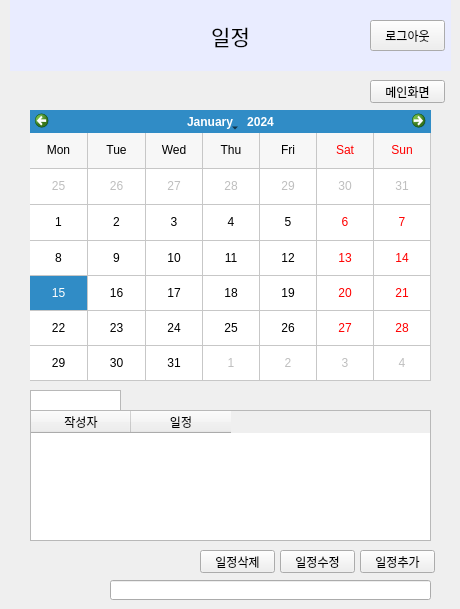
   <widget class="QWidget" name="schedule_page">
    <widget class="QLabel" name="HRDheader_schedule">
     <property name="geometry">
      <rect>
       <x>10</x>
       <y>0</y>
       <width>441</width>
       <height>71</height>
      </rect>
     </property>
     <property name="font">
      <font>
       <family>맑은 고딕</family>
       <pointsize>16</pointsize>
      </font>
     </property>
     <property name="styleSheet">
      <string notr="true">QLabel {
background-color: rgb(233, 236, 255);
}</string>
     </property>
     <property name="text">
      <string>일정</string>
     </property>
     <property name="alignment">
      <set>Qt::AlignCenter</set>
     </property>
    </widget>
    <widget class="QPushButton" name="btn_addSchedule">
     <property name="geometry">
      <rect>
       <x>360</x>
       <y>550</y>
       <width>75</width>
       <height>23</height>
      </rect>
     </property>
     <property name="text">
      <string>일정추가</string>
     </property>
    </widget>
    <widget class="QPushButton" name="btn_chagneSchedule">
     <property name="geometry">
      <rect>
       <x>280</x>
       <y>550</y>
       <width>75</width>
       <height>23</height>
      </rect>
     </property>
     <property name="text">
      <string>일정수정</string>
     </property>
    </widget>
    <widget class="QCalendarWidget" name="cw_schedule">
     <property name="geometry">
      <rect>
       <x>30</x>
       <y>110</y>
       <width>401</width>
       <height>271</height>
      </rect>
     </property>
     <property name="gridVisible">
      <bool>true</bool>
     </property>
     <property name="verticalHeaderFormat">
      <enum>QCalendarWidget::NoVerticalHeader</enum>
     </property>
     <property name="navigationBarVisible">
      <bool>true</bool>
     </property>
     <property name="dateEditEnabled">
      <bool>true</bool>
     </property>
    </widget>
    <widget class="QLineEdit" name="led_addSchedule">
     <property name="geometry">
      <rect>
       <x>110</x>
       <y>580</y>
       <width>321</width>
       <height>20</height>
      </rect>
     </property>
     <property name="alignment">
      <set>Qt::AlignRight|Qt::AlignTrailing|Qt::AlignVCenter</set>
     </property>
    </widget>
    <widget class="QPushButton" name="btn_deleteSchedule">
     <property name="geometry">
      <rect>
       <x>200</x>
       <y>550</y>
       <width>75</width>
       <height>23</height>
      </rect>
     </property>
     <property name="text">
      <string>일정삭제</string>
     </property>
    </widget>
    <widget class="QPushButton" name="btn_moveAttandance">
     <property name="geometry">
      <rect>
       <x>370</x>
       <y>80</y>
       <width>75</width>
       <height>23</height>
      </rect>
     </property>
     <property name="text">
      <string>메인화면</string>
     </property>
    </widget>
    <widget class="QPushButton" name="btn_Logout3">
     <property name="geometry">
      <rect>
       <x>370</x>
       <y>20</y>
       <width>75</width>
       <height>31</height>
      </rect>
     </property>
     <property name="font">
      <font>
       <family>맑은 고딕</family>
      </font>
     </property>
     <property name="text">
      <string>로그아웃</string>
     </property>
    </widget>
    <widget class="QTextBrowser" name="tb_selectDate">
     <property name="geometry">
      <rect>
       <x>30</x>
       <y>390</y>
       <width>91</width>
       <height>21</height>
      </rect>
     </property>
     <property name="verticalScrollBarPolicy">
      <enum>Qt::ScrollBarAlwaysOff</enum>
     </property>
    </widget>
    <widget class="QTableWidget" name="tw_schedule">
     <property name="geometry">
      <rect>
       <x>30</x>
       <y>410</y>
       <width>401</width>
       <height>131</height>
      </rect>
     </property>
     <property name="autoScrollMargin">
      <number>15</number>
     </property>
     <property name="editTriggers">
      <set>QAbstractItemView::NoEditTriggers</set>
     </property>
     <property name="alternatingRowColors">
      <bool>true</bool>
     </property>
     <property name="selectionMode">
      <enum>QAbstractItemView::SingleSelection</enum>
     </property>
     <property name="selectionBehavior">
      <enum>QAbstractItemView::SelectRows</enum>
     </property>
     <property name="verticalScrollMode">
      <enum>QAbstractItemView::ScrollPerPixel</enum>
     </property>
     <property name="horizontalScrollMode">
      <enum>QAbstractItemView::ScrollPerPixel</enum>
     </property>
     <column>
      <property name="text">
       <string>작성자</string>
      </property>
      <property name="font">
       <font>
        <family>맑은 고딕</family>
       </font>
      </property>
      <property name="textAlignment">
       <set>AlignCenter</set>
      </property>
     </column>
     <column>
      <property name="text">
       <string>일정</string>
      </property>
      <property name="font">
       <font>
        <family>맑은 고딕</family>
       </font>
      </property>
      <property name="textAlignment">
       <set>AlignCenter</set>
      </property>
     </column>
    </widget>
   </widget>
